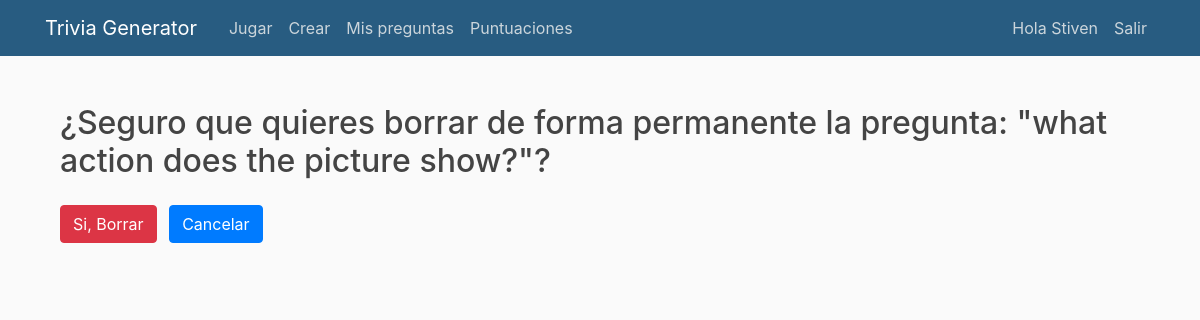
Page /pregunta/21/eliminar/ (signed in) on the earlier database version.
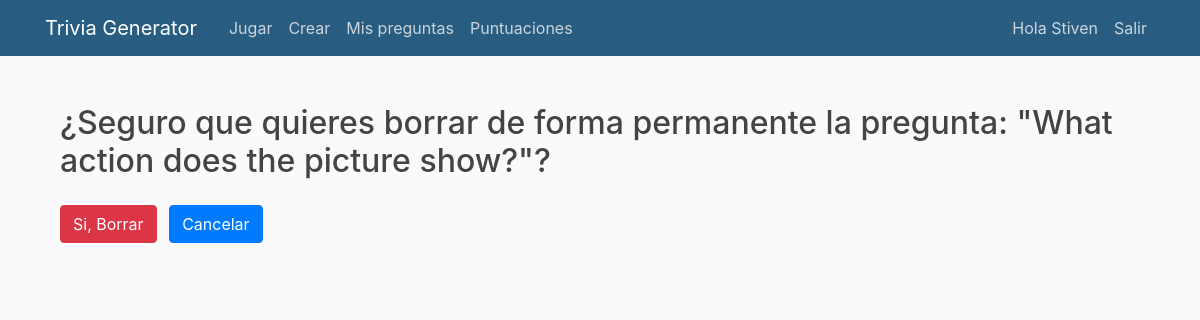
Same page on the later database version.
### TGApp/models.py (models this page shows, shortened)
class Pregunta(models.Model):
    autor = models.ForeignKey(User, on_delete=models.CASCADE, null=True)
    trivia = models.ForeignKey(Trivia, on_delete=models.CASCADE, null=True)
    id = models.AutoField(primary_key=True)
    pregunta = models.TextField(verbose_name='Enunciado de la pregunta', null=True)
    opcionCorrecta = models.CharField(max_length=350, verbose_name='Opcion correcta de la pregunta', null=True)
    opcion2 = models.CharField(max_length=350, verbose_name='Opcion falsa de la pregunta', null=True)
    opcion3 = models.CharField(max_length=350, verbose_name='Opcion falsa de la pregunta', null=True)
    opcion4 = models.CharField(max_length=350, verbose_name='Opcion falsa de la pregunta', null=True)
    puntaje = models.DecimalField(verbose_name='Puntaje obtenido', default=0, decimal_places=2, max_digits=10)
    archivo = models.FileField(upload_to='archivos', verbose_name="Archivo opcional (imagenes, audios y videos solamente)", blank=True)

### TGApp/views.py (the view)
# urls.py: path('pregunta/<int:pk>/eliminar/', login_required(EliminarPregunta.as_view()), name='EliminarPregunta'),
class EliminarPregunta(SuccessMessageMixin, UserPassesTestMixin, DeleteView):
    model = Pregunta
    template_name = 'TGApp/eliminarPregunta.html'
    success_url = reverse_lazy('preguntas')
    success_message = "¡Tu pregunta ha sido eliminada correctamente!"
    def test_func(self):
        Pregunta = self.get_object()
        if self.request.user == Pregunta.autor:
            return True
        return False

### TGApp/templates/TGApp/eliminarPregunta.html (shortened to what this page needs)
{% extends "TGApp/base.html" %}
{% block contenido %}
{% if user.is_staff %}
    <div class="mt-3 container">
        <form method="post" enctype="multipart/form-data">{% csrf_token %}
            <h2>¿Seguro que quieres borrar de forma permanente la pregunta: "{{ object.pregunta }}"?</h2>
            <input class="mt-3 mr-2 btn btn-danger" type="submit" value="Si, Borrar">
            <a name="" id="" class="mt-3 btn btn-primary" href="{% url 'preguntas' %}" role="button">Cancelar</a>
        </form>
    </div>
{% else %}
    <h1>No tienes permiso para acceder </h1>
{% endif %}
{% endblock %}

Differences in the rows shown:
changed Pregunta: pregunta "what action does the picture show?" → "What action does the picture show?"
